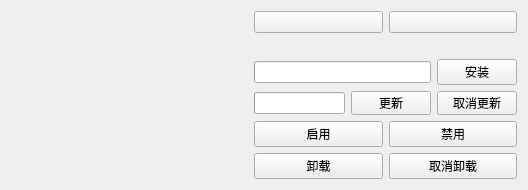
<ui version="4.0">
 <class>qSlicerExtensionsButtonBox</class>
 <widget class="QWidget" name="qSlicerExtensionsButtonBox">
  <property name="geometry">
   <rect>
    <x>0</x>
    <y>0</y>
    <width>528</width>
    <height>190</height>
   </rect>
  </property>
  <property name="windowTitle">
   <string>扩展</string>
  </property>
  <layout class="QGridLayout" name="gridLayout">
   <item row="0" column="1">
    <spacer name="verticalSpacer">
     <property name="orientation">
      <enum>Qt::Vertical</enum>
     </property>
     <property name="sizeHint" stdset="0">
      <size>
       <width>20</width>
       <height>0</height>
      </size>
     </property>
    </spacer>
   </item>
   <item row="3" column="1">
    <layout class="QHBoxLayout" name="horizontalLayout_6">
     <item>
      <widget class="QProgressBar" name="InstallProgress" />
     </item>
     <item>
      <widget class="QPushButton" name="InstallButton">
       <property name="toolTip">
        <string>安装此扩展（需要重启）。</string>
       </property>
       <property name="text">
        <string>安装</string>
       </property>
      </widget>
     </item>
    </layout>
   </item>
   <item row="1" column="1">
    <layout class="QHBoxLayout" name="horizontalLayout_5">
     <item>
      <widget class="QPushButton" name="AddBookmarkButton">
       <property name="toolTip">
        <string>点击此按钮以添加书签到此扩展。书签扩展将在所有应用程序版本中出现，以便于重新安装。</string>
       </property>
       <property name="text">
        <string />
       </property>
       <property name="icon">
        <iconset>
         <normalon>:/Icons/BookmarkAdd.svg</normalon>
        </iconset>
       </property>
      </widget>
     </item>
     <item>
      <widget class="ctkPushButton" name="RemoveBookmarkButton">
       <property name="toolTip">
        <string>点击以移除书签。</string>
       </property>
       <property name="text">
        <string />
       </property>
       <property name="icon">
        <iconset>
         <normalon>:/Icons/Bookmark.svg</normalon>
        </iconset>
       </property>
       <property name="buttonTextAlignment">
        <set>Qt::AlignCenter</set>
       </property>
       <property name="iconAlignment">
        <set>Qt::AlignCenter</set>
       </property>
      </widget>
     </item>
    </layout>
   </item>
   <item row="7" column="1">
    <layout class="QHBoxLayout" name="horizontalLayout_2">
     <item>
      <widget class="QPushButton" name="ScheduleForUninstallButton">
       <property name="toolTip">
        <string>告诉应用程序在重启时卸载此扩展。</string>
       </property>
       <property name="text">
        <string>卸载</string>
       </property>
      </widget>
     </item>
     <item>
      <widget class="QPushButton" name="CancelScheduledForUninstallButton">
       <property name="toolTip">
        <string>告诉应用程序保留此扩展已安装。</string>
       </property>
       <property name="text">
        <string>取消卸载</string>
       </property>
      </widget>
     </item>
    </layout>
   </item>
   <item row="7" column="0">
    <spacer name="horizontalSpacer_2">
     <property name="orientation">
      <enum>Qt::Horizontal</enum>
     </property>
     <property name="sizeHint" stdset="0">
      <size>
       <width>40</width>
       <height>20</height>
      </size>
     </property>
    </spacer>
   </item>
   <item row="4" column="1">
    <widget class="QWidget" name="UpdateOptionsWidget" native="true">
     <property name="sizePolicy">
      <sizepolicy hsizetype="Preferred" vsizetype="Preferred">
       <horstretch>0</horstretch>
       <verstretch>0</verstretch>
      </sizepolicy>
     </property>
     <property name="minimumSize">
      <size>
       <width>0</width>
       <height>20</height>
      </size>
     </property>
     <layout class="QHBoxLayout" name="horizontalLayout_3" stretch="0">
      <property name="leftMargin">
       <number>0</number>
      </property>
      <property name="topMargin">
       <number>0</number>
      </property>
      <property name="rightMargin">
       <number>0</number>
      </property>
      <property name="bottomMargin">
       <number>0</number>
      </property>
      <item>
       <layout class="QHBoxLayout" name="horizontalLayout_4">
        <item>
         <widget class="QProgressBar" name="UpdateProgress" />
        </item>
        <item>
         <widget class="QPushButton" name="ScheduleForUpdateButton">
          <property name="toolTip">
           <string>告诉应用程序在重启时更新此扩展。</string>
          </property>
          <property name="text">
           <string>更新</string>
          </property>
         </widget>
        </item>
        <item>
         <widget class="QPushButton" name="CancelScheduledForUpdateButton">
          <property name="toolTip">
           <string>告诉应用程序保留当前安装的此扩展版本。</string>
          </property>
          <property name="text">
           <string>取消更新</string>
          </property>
         </widget>
        </item>
       </layout>
      </item>
     </layout>
    </widget>
   </item>
   <item row="6" column="1">
    <layout class="QHBoxLayout" name="horizontalLayout">
     <item>
      <widget class="QPushButton" name="EnableButton">
       <property name="toolTip">
        <string>告诉应用程序通过将所有相关模块路径添加到应用程序设置来加载此扩展。</string>
       </property>
       <property name="text">
        <string>启用</string>
       </property>
      </widget>
     </item>
     <item>
      <widget class="QPushButton" name="DisableButton">
       <property name="toolTip">
        <string>告诉应用程序通过从应用程序设置中移除所有相关模块路径来跳过加载此扩展。</string>
       </property>
       <property name="text">
        <string>禁用</string>
       </property>
      </widget>
     </item>
    </layout>
   </item>
   <item row="2" column="1">
    <layout class="QHBoxLayout" name="horizontalLayout_7">
     <item>
      <widget class="QLabel" name="StatusLabel">
       <property name="text">
        <string />
       </property>
      </widget>
     </item>
    </layout>
   </item>
  </layout>
 </widget>
 <customwidgets>
  <customwidget>
   <class>ctkPushButton</class>
   <extends>QPushButton</extends>
   <header>ctkPushButton.h</header>
  </customwidget>
 </customwidgets>
 <tabstops>
  <tabstop>ScheduleForUpdateButton</tabstop>
  <tabstop>CancelScheduledForUpdateButton</tabstop>
  <tabstop>AddBookmarkButton</tabstop>
  <tabstop>RemoveBookmarkButton</tabstop>
  <tabstop>EnableButton</tabstop>
  <tabstop>DisableButton</tabstop>
  <tabstop>ScheduleForUninstallButton</tabstop>
  <tabstop>CancelScheduledForUninstallButton</tabstop>
 </tabstops>
 <resources>
  <include location="../qSlicerBaseQTGUI.qrc" />
 </resources>
 <connections />
</ui>
